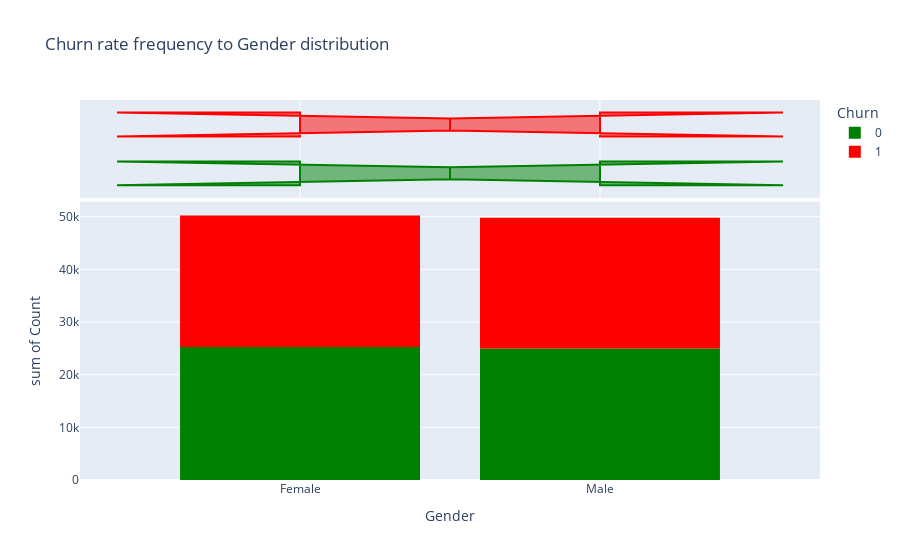
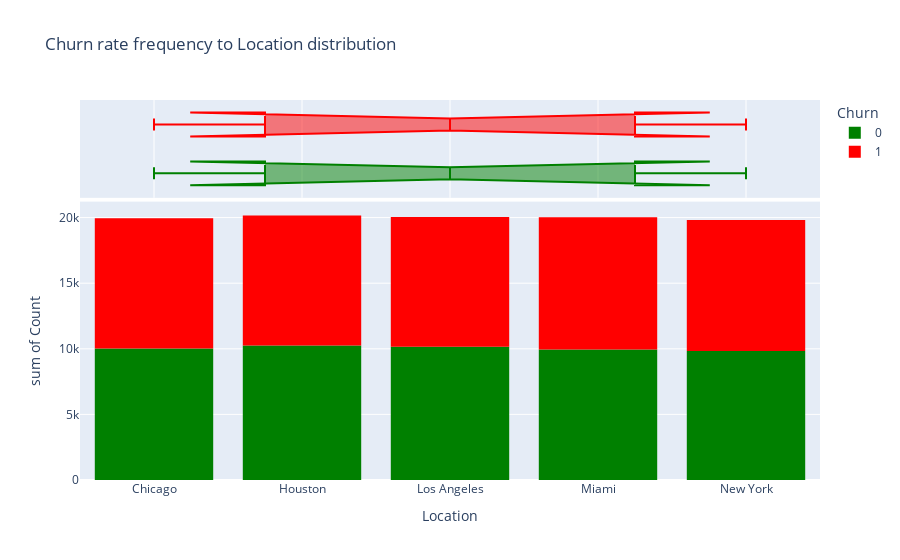

Notebook source saved alongside these figures, in order:
### Code cell
hist('Gender')
hist('Location')

### Figure 1 — Plotly figure (JSON) as saved in the notebook; plotly's stock layout.template omitted (floating-point values rounded to 4 significant figures)
{"data": [{"alignmentgroup": "True", "bingroup": "x", "histfunc": "sum", "hovertemplate": "Churn=0<br>Gender=%{x}<br>sum of Count=%{y}<extra></extra>", "legendgroup": "0", "marker": {"color": "green", "pattern": {"shape": ""}}, "name": "0", "offsetgroup": "0", "orientation": "v", "showlegend": true, "type": "histogram", "x": ["Female", "Male"], "xaxis": "x", "y": [25272, 24949], "yaxis": "y"}, {"alignmentgroup": "True", "hovertemplate": "Churn=0<br>Gender=%{x}<extra></extra>", "legendgroup": "0", "marker": {"color": "green"}, "name": "0", "notched": true, "offsetgroup": "0", "showlegend": false, "type": "box", "x": ["Female", "Male"], "xaxis": "x2", "yaxis": "y2"}, {"alignmentgroup": "True", "bingroup": "x", "histfunc": "sum", "hovertemplate": "Churn=1<br>Gender=%{x}<br>sum of Count=%{y}<extra></extra>", "legendgroup": "1", "marker": {"color": "red", "pattern": {"shape": ""}}, "name": "1", "offsetgroup": "1", "orientation": "v", "showlegend": true, "type": "histogram", "x": ["Female", "Male"], "xaxis": "x", "y": [24944, 24835], "yaxis": "y"}, {"alignmentgroup": "True", "hovertemplate": "Churn=1<br>Gender=%{x}<extra></extra>", "legendgroup": "1", "marker": {"color": "red"}, "name": "1", "notched": true, "offsetgroup": "1", "showlegend": false, "type": "box", "x": ["Female", "Male"], "xaxis": "x2", "yaxis": "y2"}], "layout": {"autosize": true, "barmode": "relative", "legend": {"title": {"text": "Churn"}, "tracegroupgap": 0}, "title": {"text": "Churn rate frequency to Gender distribution"}, "xaxis": {"anchor": "y", "autorange": true, "domain": [0, 1], "range": [-0.7335, 1.734], "title": {"text": "Gender"}, "type": "category"}, "xaxis2": {"anchor": "y2", "autorange": true, "domain": [0, 1], "matches": "x", "range": [-0.7335, 1.734], "showgrid": true, "showticklabels": false, "type": "category"}, "yaxis": {"anchor": "x", "autorange": true, "domain": [0, 0.7326], "range": [0, 52860.0], "title": {"text": "sum of Count"}, "type": "linear"}, "yaxis2": {"anchor": "x2", "autorange": true, "domain": [0.7426, 1], "matches": "y2", "range": [-0.5, 1.5], "showgrid": false, "showline": false, "showticklabels": false, "ticks": "", "type": "category"}}}

### Figure 2 — Plotly figure (JSON) as saved in the notebook; plotly's stock layout.template omitted (floating-point values rounded to 4 significant figures)
{"data": [{"alignmentgroup": "True", "bingroup": "x", "histfunc": "sum", "hovertemplate": "Churn=0<br>Location=%{x}<br>sum of Count=%{y}<extra></extra>", "legendgroup": "0", "marker": {"color": "green", "pattern": {"shape": ""}}, "name": "0", "offsetgroup": "0", "orientation": "v", "showlegend": true, "type": "histogram", "x": ["Chicago", "Houston", "Los Angeles", "Miami", "New York"], "xaxis": "x", "y": [10013, 10258, 10161, 9955, 9834], "yaxis": "y"}, {"alignmentgroup": "True", "hovertemplate": "Churn=0<br>Location=%{x}<extra></extra>", "legendgroup": "0", "marker": {"color": "green"}, "name": "0", "notched": true, "offsetgroup": "0", "showlegend": false, "type": "box", "x": ["Chicago", "Houston", "Los Angeles", "Miami", "New York"], "xaxis": "x2", "yaxis": "y2"}, {"alignmentgroup": "True", "bingroup": "x", "histfunc": "sum", "hovertemplate": "Churn=1<br>Location=%{x}<br>sum of Count=%{y}<extra></extra>", "legendgroup": "1", "marker": {"color": "red", "pattern": {"shape": ""}}, "name": "1", "offsetgroup": "1", "orientation": "v", "showlegend": true, "type": "histogram", "x": ["Chicago", "Houston", "Los Angeles", "Miami", "New York"], "xaxis": "x", "y": [9945, 9899, 9880, 10076, 9979], "yaxis": "y"}, {"alignmentgroup": "True", "hovertemplate": "Churn=1<br>Location=%{x}<extra></extra>", "legendgroup": "1", "marker": {"color": "red"}, "name": "1", "notched": true, "offsetgroup": "1", "showlegend": false, "type": "box", "x": ["Chicago", "Houston", "Los Angeles", "Miami", "New York"], "xaxis": "x2", "yaxis": "y2"}], "layout": {"autosize": true, "barmode": "relative", "legend": {"title": {"text": "Churn"}, "tracegroupgap": 0}, "title": {"text": "Churn rate frequency to Location distribution"}, "xaxis": {"anchor": "y", "autorange": true, "domain": [0, 1], "range": [-0.5, 4.5], "title": {"text": "Location"}, "type": "category"}, "xaxis2": {"anchor": "y2", "autorange": true, "domain": [0, 1], "matches": "x", "range": [-0.5, 4.5], "showgrid": true, "showticklabels": false, "type": "category"}, "yaxis": {"anchor": "x", "autorange": true, "domain": [0, 0.7326], "range": [0, 21220.0], "title": {"text": "sum of Count"}, "type": "linear"}, "yaxis2": {"anchor": "x2", "autorange": true, "domain": [0.7426, 1], "matches": "y2", "range": [-0.5, 1.5], "showgrid": false, "showline": false, "showticklabels": false, "ticks": "", "type": "category"}}}
